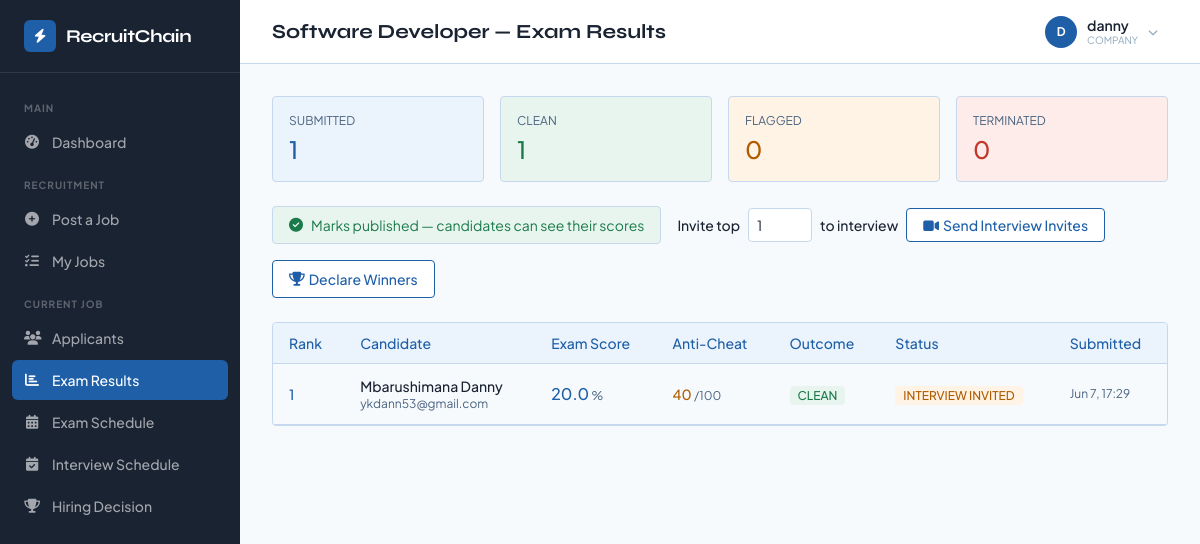
Screenshot of /exam-results.php?job=7 (signed in) with the database file from the repository.
### tables this page shows
CREATE TABLE `jobs` (
  `id` int(10) UNSIGNED NOT NULL,
  `company_id` int(10) UNSIGNED NOT NULL,
  `title` varchar(255) NOT NULL,
  `department` varchar(100) DEFAULT NULL,
  `description` longtext NOT NULL,
  `responsibilities` longtext DEFAULT NULL CHECK (json_valid(`responsibilities`)),
  `required_skills` longtext DEFAULT NULL CHECK (json_valid(`required_skills`)),
  `required_education` varchar(100) DEFAULT NULL,
  `required_certs` longtext DEFAULT NULL CHECK (json_valid(`required_certs`)),
  `min_experience` int(11) DEFAULT 0,
  `positions_count` int(11) DEFAULT 1,
  `deadline` datetime NOT NULL,
  `salary_min` decimal(10,2) DEFAULT NULL,
  `salary_max` decimal(10,2) DEFAULT NULL,
  `job_type` enum('REMOTE','ONSITE','HYBRID') DEFAULT 'ONSITE',
  `employment_type` enum('FULL_TIME','PART_TIME','CONTRACT') DEFAULT 'FULL_TIME',
  `location` varchar(255) DEFAULT NULL,
  `job_hash` char(64) DEFAULT NULL,
  `icp_confirmed` tinyint(1) DEFAULT 0,
  `marks_published` tinyint(1) DEFAULT 0,
  `status` enum('ACTIVE','SCREENING','EXAMINING','INTERVIEWING','COMPLETED') DEFAULT 'ACTIVE',
  `created_at` timestamp NULL DEFAULT current_timestamp(),
  `updated_at` timestamp NULL DEFAULT current_timestamp() ON UPDATE current_timestamp(),
  `eligible_educations` longtext DEFAULT NULL CHECK (json_valid(`eligible_educations`)),
  `exam_num_questions` int(10) UNSIGNED DEFAULT 10,
  `exam_time_limit_min` int(10) UNSIGNED DEFAULT 60,
  `exam_open_ended` int(10) UNSIGNED DEFAULT 3,
  `exam_closed_ended` int(10) UNSIGNED DEFAULT 7,
  `exam_sample_doc_path` varchar(500) DEFAULT NULL,
  `exam_start_at` datetime DEFAULT NULL,
  `exam_end_at` datetime DEFAULT NULL,
  `interview_shortlist_n` int(10) UNSIGNED DEFAULT 5,
  `interview_start_at` datetime DEFAULT NULL,
  `interview_time_limit_min` int(10) UNSIGNED DEFAULT 5,
  `interview_max_questions` int(10) UNSIGNED DEFAULT 5,
  `interview_end_at` datetime DEFAULT NULL
);

CREATE TABLE `exam_sessions` (
  `id` int(10) UNSIGNED NOT NULL,
  `exam_id` int(10) UNSIGNED NOT NULL,
  `user_id` int(10) UNSIGNED NOT NULL,
  `started_at` datetime DEFAULT NULL,
  `submitted_at` datetime DEFAULT NULL,
  `total_score` decimal(5,2) DEFAULT NULL,
  `cheat_score` int(11) DEFAULT 0,
  `outcome` enum('IN_PROGRESS','CLEAN','FLAGGED','TERMINATED') DEFAULT 'IN_PROGRESS',
  `anti_cheat_log` longtext DEFAULT NULL CHECK (json_valid(`anti_cheat_log`)),
  `anti_cheat_hash` char(64) DEFAULT NULL,
  `icp_confirmed` tinyint(1) DEFAULT 0,
  `admin_override` tinyint(1) DEFAULT 0,
  `override_reason` text DEFAULT NULL,
  `created_at` timestamp NULL DEFAULT current_timestamp(),
  `updated_at` timestamp NULL DEFAULT current_timestamp() ON UPDATE current_timestamp(),
  `warning_count` tinyint(3) UNSIGNED DEFAULT 0,
  `violation_log` longtext DEFAULT NULL CHECK (json_valid(`violation_log`)),
  `word_counts` longtext DEFAULT NULL CHECK (json_valid(`word_counts`)),
  `time_per_question` longtext DEFAULT NULL CHECK (json_valid(`time_per_question`)),
  `answer_analytics` longtext DEFAULT NULL CHECK (json_valid(`answer_analytics`)),
  `is_suspicious` tinyint(1) DEFAULT 0,
  `termination_reason` varchar(255) DEFAULT NULL,
  `tamper_flag` tinyint(1) NOT NULL DEFAULT 0,
  `tamper_detected_at` datetime DEFAULT NULL,
  `verify_code` char(16) DEFAULT NULL
);

CREATE TABLE `users` (
  `id` int(10) UNSIGNED NOT NULL,
  `email` varchar(255) NOT NULL,
  `password` varchar(255) NOT NULL,
  `role` enum('SEEKER','COMPANY','ADMIN') NOT NULL,
  `full_name` varchar(255) NOT NULL,
  `phone` varchar(50) DEFAULT NULL,
  `country` varchar(100) DEFAULT NULL,
  `date_of_birth` date DEFAULT NULL,
  `face_descriptor` longtext DEFAULT NULL CHECK (json_valid(`face_descriptor`)),
  `face_verified` tinyint(1) DEFAULT 0,
  `face_image_path` varchar(500) DEFAULT NULL,
  `cv_path` varchar(500) DEFAULT NULL,
  `cv_hash` char(64) DEFAULT NULL,
  `identity_hash` char(64) DEFAULT NULL,
  `icp_confirmed` tinyint(1) DEFAULT 0,
  `is_suspended` tinyint(1) DEFAULT 0,
  `suspended_reason` text DEFAULT NULL,
  `login_attempts` int(11) DEFAULT 0,
  `locked_until` datetime DEFAULT NULL,
  `created_at` timestamp NULL DEFAULT current_timestamp(),
  `updated_at` timestamp NULL DEFAULT current_timestamp() ON UPDATE current_timestamp(),
  `national_id` varchar(50) DEFAULT NULL,
  `father_name` varchar(255) DEFAULT NULL,
  `mother_name` varchar(255) DEFAULT NULL,
  `gender` enum('Male','Female','Other') DEFAULT NULL,
  `place_of_birth` varchar(255) DEFAULT NULL,
  `residence_district` varchar(100) DEFAULT NULL,
  `residence_sector` varchar(100) DEFAULT NULL,
  `residence_cell` varchar(100) DEFAULT NULL,
  `residence_village` varchar(100) DEFAULT NULL,
  `profile_complete` tinyint(1) DEFAULT 0
);

CREATE TABLE `applications` (
  `id` int(10) UNSIGNED NOT NULL,
  `job_id` int(10) UNSIGNED NOT NULL,
  `user_id` int(10) UNSIGNED NOT NULL,
  `cv_hash_snap` char(64) DEFAULT NULL,
  `icp_confirmed` tinyint(1) DEFAULT 0,
  `status` enum('APPLIED','SCREENED','EXAM_INVITED','EXAM_DONE','INTERVIEW_INVITED','INTERVIEW_DONE','SELECTED','REJECTED') DEFAULT 'APPLIED',
  `applied_at` timestamp NULL DEFAULT current_timestamp(),
  `updated_at` timestamp NULL DEFAULT current_timestamp() ON UPDATE current_timestamp()
);

### exam-results.php (the view, shortened to what the rows shown need)
<?php
require 'includes/db.php';
$jobId = (int)($_GET['job'] ?? 0);
$comp = pdo()->prepare("SELECT c.id FROM companies c WHERE c.user_id=?");
$comp->execute([current_user_id()]);
$company = $comp->fetch();
$job = pdo()->prepare("SELECT * FROM jobs WHERE id=? AND company_id=?");
$job->execute([$jobId, $company['id'] ?? 0]);
$job = $job->fetch();
$exam = pdo()->prepare("SELECT id FROM exams WHERE job_id=?");
$exam->execute([$jobId]);
$exam = $exam->fetch();
$sessions = pdo()->prepare("
    SELECT es.id as session_id, es.user_id, es.total_score, es.cheat_score, es.outcome,
           es.submitted_at, es.admin_override, es.warning_count, es.violation_log,
           u.full_name, u.email,
           a.status as app_status, a.id as app_id
    FROM exam_sessions es
    JOIN users u ON es.user_id = u.id
    JOIN applications a ON a.job_id = ? AND a.user_id = es.user_id
    WHERE es.exam_id = ?
    ORDER BY es.total_score DESC
");
$sessions->execute([$jobId, $exam ? $exam['id'] : 0]);
$rawResults = $sessions->fetchAll();
$examResults = array_map(function(array $r): array {
    $log        = json_decode($r['violation_log'] ?? '{}', true) ?? [];
    $violations = $log['violations'] ?? [];
    $warnings   = (int)($r['warning_count'] ?? 0);
    $computed   = min(100, $warnings * 40 + count($violations) * 5);
    $r['cheat_score'] = ($r['cheat_score'] > 0) ? (int)$r['cheat_score'] : $computed;
    $r['violation_count'] = count($violations);
    $r['violations_detail'] = $violations;
    return $r;
}, $rawResults);
?>
<!DOCTYPE html>
<html lang="en">
<head>
  <link rel="stylesheet" href="https://cdnjs.cloudflare.com/ajax/libs/font-awesome/6.5.0/css/all.min.css">
  <script src="https://cdn.tailwindcss.com"></script>
</head>
<body class="bg-[#F7FAFD] text-[#1A2332]">
<?php $pageTitle = htmlspecialchars($job['title']) . ' — Exam Results'; include 'includes/nav.php'; ?>
<div class="ml-[240px] min-h-screen">
<?php include 'includes/topbar.php'; ?>
<main class="p-8 max-w-[1200px]">
    <?php
    $submitted  = count(array_filter($examResults, fn($r) => $r['submitted_at'] !== null));
    $clean      = count(array_filter($examResults, fn($r) => $r['outcome'] === 'CLEAN'));
    $flagged    = count(array_filter($examResults, fn($r) => $r['outcome'] === 'FLAGGED'));
    $terminated = count(array_filter($examResults, fn($r) => $r['outcome'] === 'TERMINATED'));
    ?>
    <div class="grid grid-cols-2 md:grid-cols-4 gap-4 mb-6">
        <div class="bg-[#EBF3FC] border border-[#C5D8EE] rounded p-4">
            <p class="text-xs text-[#4A6380] uppercase mb-1">Submitted</p>
            <p class="text-2xl font-medium text-[#1E5FA8]"><?= $submitted ?></p>
        </div>
        <div class="bg-[#E8F5EE] border border-[#C5D8EE] rounded p-4">
            <p class="text-xs text-[#4A6380] uppercase mb-1">Clean</p>
            <p class="text-2xl font-medium text-[#1A7A4A]"><?= $clean ?></p>
        </div>
        <div class="bg-[#FFF3E6] border border-[#C5D8EE] rounded p-4">
            <p class="text-xs text-[#4A6380] uppercase mb-1">Flagged</p>
            <p class="text-2xl font-medium text-[#B05C00]"><?= $flagged ?></p>
        </div>
        <div class="bg-[#FDECEA] border border-[#C5D8EE] rounded p-4">
            <p class="text-xs text-[#4A6380] uppercase mb-1">Terminated</p>
            <p class="text-2xl font-medium text-[#C0392B]"><?= $terminated ?></p>
        </div>
    </div>
    <div class="flex flex-wrap gap-4 mb-6">
        <?php if ($submitted > 0 && $job['status'] !== 'COMPLETED'): ?>
        <form method="POST" class="flex items-center gap-2">
            <label class="text-sm font-medium text-[#1A2332]">Invite top</label>
            <input type="number" name="top_n" min="1" max="<?= $submitted ?>"
                   value="<?= min((int)($job['positions_count'] ?? 1), $submitted) ?>"
                   class="border border-[#C5D8EE] rounded px-2 py-1.5 text-sm w-16 focus:outline-none focus:border-[#1E5FA8]">
            <label class="text-sm font-medium text-[#1A2332]">to interview</label>
            <button type="submit"
                    class="bg-white text-[#1E5FA8] border border-[#1E5FA8] px-4 py-1.5 rounded text-sm font-medium hover:bg-[#EBF3FC]"
                    onclick="return confirm('Invite selected candidates for interview?')">
                <i class="fas fa-video mr-1"></i>Send Interview Invites
            </button>
        </form>
        <?php endif; ?>
    </div>
    <?php if (empty($examResults)): ?>
    <div class="bg-[#EBF3FC] border border-[#C5D8EE] rounded p-6 text-center text-[#4A6380]">
        <i class="fas fa-clipboard-list text-3xl mb-2 text-[#C5D8EE]"></i>
        <p>No exam submissions yet.</p>
    </div>
    <?php else: ?>
    <div class="border border-[#C5D8EE] rounded overflow-hidden">
        <table class="w-full text-sm">
            <thead class="bg-[#EBF3FC]">
                <tr>
                    <th class="text-left px-4 py-2.5 text-[#1E5FA8] font-medium border-b border-[#C5D8EE]">Rank</th>
                    <th class="text-left px-4 py-2.5 text-[#1E5FA8] font-medium border-b border-[#C5D8EE]">Candidate</th>
                    <th class="text-left px-4 py-2.5 text-[#1E5FA8] font-medium border-b border-[#C5D8EE]">Exam Score</th>
                    <th class="text-left px-4 py-2.5 text-[#1E5FA8] font-medium border-b border-[#C5D8EE]">Anti-Cheat</th>
                    <th class="text-left px-4 py-2.5 text-[#1E5FA8] font-medium border-b border-[#C5D8EE]">Outcome</th>
                    <th class="text-left px-4 py-2.5 text-[#1E5FA8] font-medium border-b border-[#C5D8EE]">Status</th>
                    <th class="text-left px-4 py-2.5 text-[#1E5FA8] font-medium border-b border-[#C5D8EE]">Submitted</th>
                </tr>
            </thead>
            <tbody>
            <?php foreach ($examResults as $i => $r): ?>
            <?php $rank = $r['submitted_at'] ? ($i + 1) : '—'; ?>
            <tr class="border-b border-[#C5D8EE] hover:bg-[#F8FBFE] <?= $r['outcome'] === 'TERMINATED' ? 'opacity-60' : '' ?>">
                <td class="px-4 py-3 font-medium text-[#1E5FA8]"><?= $rank ?></td>
                <td class="px-4 py-3">
                    <div class="font-medium"><?= htmlspecialchars($r['full_name']) ?></div>
                    <div class="text-xs text-[#4A6380]"><?= htmlspecialchars($r['email']) ?></div>
                </td>
                <td class="px-4 py-3">
                    <?php if ($r['total_score'] !== null): ?>
                    <span class="font-medium text-[#1E5FA8] text-base"><?= number_format((float)$r['total_score'], 1) ?></span>
                    <span class="text-xs text-[#4A6380]">%</span>
                    <?php else: ?>
                    <span class="text-[#4A6380]">—</span>
                    <?php endif; ?>
                </td>
                <td class="px-4 py-3">
                    <?php
                    $cs = (int)$r['cheat_score'];
                    $vc = (int)$r['violation_count'];
                    $wc = (int)$r['warning_count'];
                    $cc = $cs <= 20 ? 'text-[#1A7A4A]' : ($cs <= 60 ? 'text-[#B05C00]' : 'text-[#C0392B]');
                    $vtypes = array_unique(array_column($r['violations_detail'] ?? [], 'type'));
                    $tip = $vc > 0
                        ? "Warnings: {$wc} | Violations: {$vc}\n" . implode(', ', $vtypes)
                        : 'No violations detected';
                    ?>
                    <span class="<?= $cc ?> font-medium" title="<?= htmlspecialchars($tip) ?>"><?= $cs ?></span>
                    <span class="text-xs text-[#4A6380]">/100</span>
                </td>
                <td class="px-4 py-3">
                    <?php
                    $oc = match($r['outcome']) {
                        'CLEAN'      => 'bg-[#E8F5EE] text-[#1A7A4A]',
                        'FLAGGED'    => 'bg-[#FFF3E6] text-[#B05C00]',
                        'TERMINATED' => 'bg-[#FDECEA] text-[#C0392B]',
                        default      => 'bg-[#EBF3FC] text-[#1E5FA8]',
                    };
                    ?>
                    <span class="<?= $oc ?> text-xs px-2 py-0.5 rounded font-medium"><?= $r['outcome'] ?? 'IN PROGRESS' ?></span>
                </td>
                <td class="px-4 py-3">
                    <?php
                    $sc = match($r['app_status']) {
                        'INTERVIEW_INVITED' => 'bg-[#FFF3E6] text-[#B05C00]',
                        'INTERVIEW_DONE', 'SELECTED' => 'bg-[#E8F5EE] text-[#1A7A4A]',
                        'REJECTED' => 'bg-[#FDECEA] text-[#C0392B]',
                        default => 'bg-[#EBF3FC] text-[#1E5FA8]',
                    };
                    ?>
                    <span class="<?= $sc ?> text-xs px-2 py-0.5 rounded font-medium"><?= str_replace('_',' ',$r['app_status']) ?></span>
                </td>
                <td class="px-4 py-3 text-xs text-[#4A6380]">
                    <?= $r['submitted_at'] ? date('M j, H:i', strtotime($r['submitted_at'])) : '—' ?>
                </td>
            </tr>
            <?php endforeach; ?>
            </tbody>
        </table>
    </div>
    <?php endif; ?>
</main>
</div>
</body>
</html>

### includes/topbar.php (shortened to what the rows shown need)
<?php
$pageTitle     ??= 'RecruitChain';
?>
<header x-data
        class="sticky top-0 z-30 h-16 bg-white border-b border-[#C5D8EE] flex items-center px-4 md:px-8 gap-3 md:gap-4">
  <div class="flex-1 min-w-0">
    <h1 class="font-display font-bold text-[#1A2332] text-xl truncate"><?= htmlspecialchars($pageTitle) ?></h1>
  </div>
</header>

### rows the page displays
jobs: title "Software Developer — Exam Results"
exam_sessions: submitted_at "1", outcome "1", outcome "0", top_n "1", user.full_name "Mbarushimana Danny", user.email "ykdann53@gmail.com", total_score "20.0", cs "40", outcome "CLEAN", applications.status "INTERVIEW INVITED", submitted_at "Jun 7, 17:29"

### other values shown
$label "MAIN RECRUITMENT CURRENT JOB"
$label "Dashboard Post a Job My Jobs Applicants Exam Results Exam Schedule Interview Schedule Hiring Decision"
$tbInitial "D"
$tbName "danny"
$tbRole "COMPANY"
